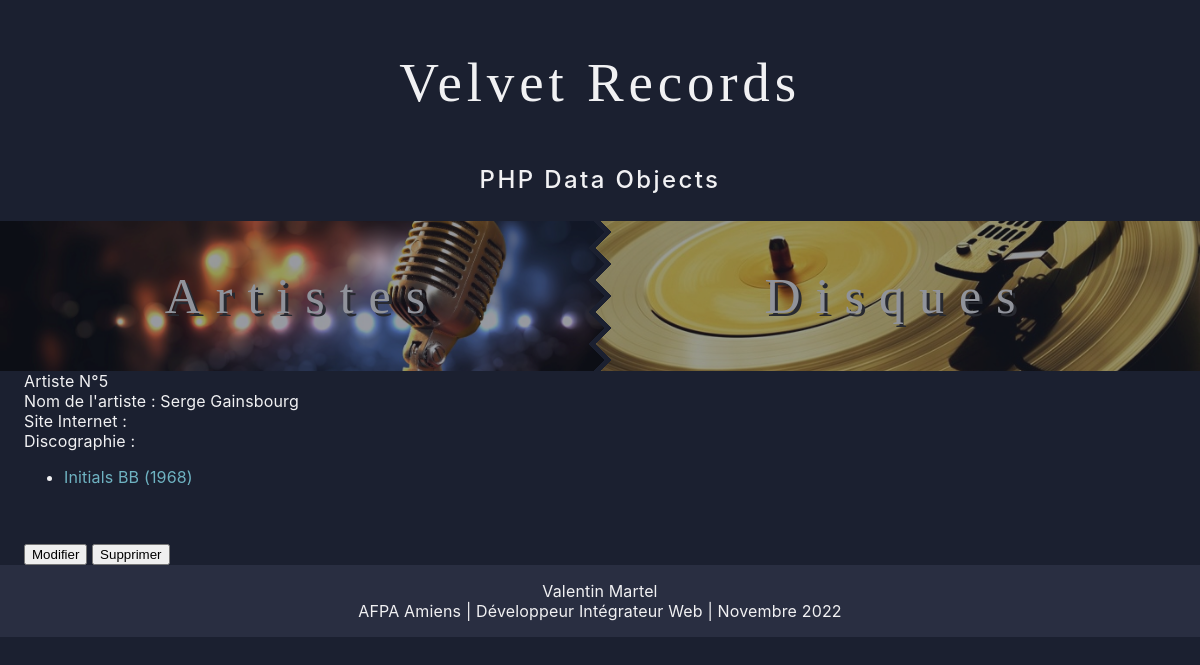
The page /tab_artists/artist_detail.php?id=5 on the database as committed earlier.
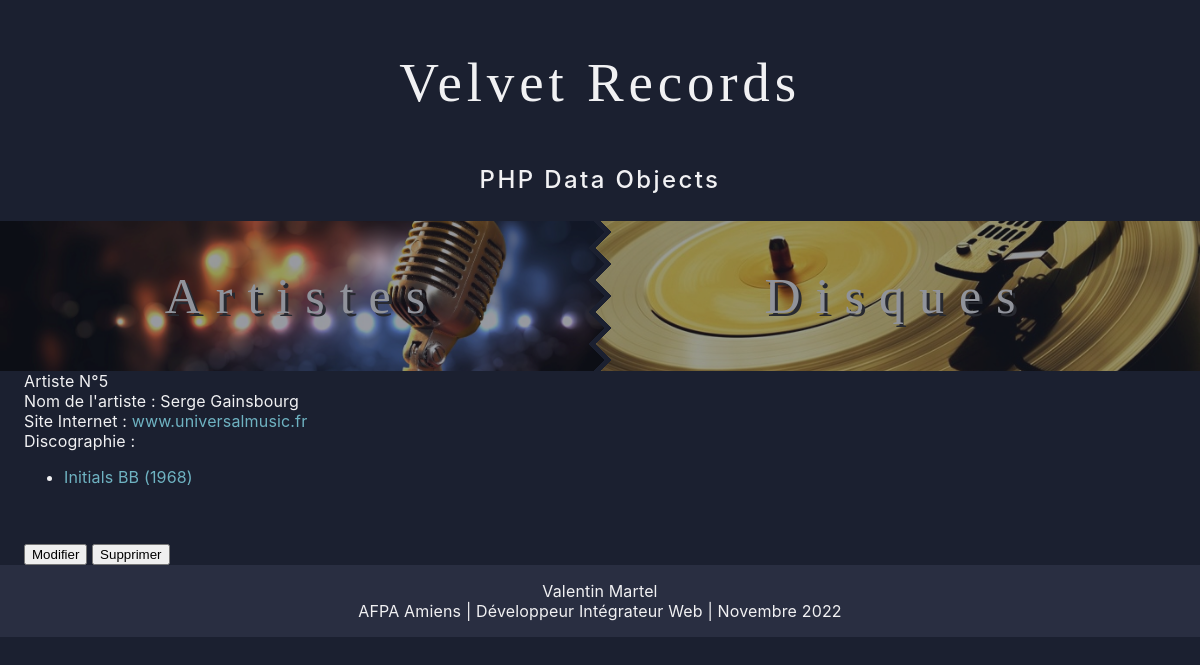
The same page on the database as committed later.
### tables this page shows
CREATE TABLE IF NOT EXISTS `artist` (
  `artist_id` int(11) NOT NULL AUTO_INCREMENT,
  `artist_name` varchar(255) DEFAULT NULL,
  `artist_url` varchar(255) DEFAULT NULL,
  `artist_picture` varchar(255) DEFAULT NULL,
  PRIMARY KEY (`artist_id`)
);

CREATE TABLE IF NOT EXISTS `disc` (
  `disc_id` int(11) NOT NULL AUTO_INCREMENT,
  `disc_title` varchar(255) DEFAULT NULL,
  `disc_year` int(11) DEFAULT NULL,
  `disc_picture` varchar(255) DEFAULT NULL,
  `disc_label` varchar(255) DEFAULT NULL,
  `disc_genre` varchar(255) DEFAULT NULL,
  `disc_price` decimal(6,2) DEFAULT NULL,
  `artist_id` int(11) DEFAULT NULL,
  PRIMARY KEY (`disc_id`),
  KEY `artist_id` (`artist_id`),
  CONSTRAINT `disc_ibfk_1` FOREIGN KEY (`artist_id`) REFERENCES `artist` (`artist_id`)
);

### tab_artists/artist_detail.php (the view, shortened to what this page needs)
<?php
    $db = connexionBase();
    $id = $_GET["id"];
    $requete = $db->prepare("SELECT * FROM artist WHERE artist_id=?");
    $requete->execute(array($id));
    $myArtist = $requete->fetch(PDO::FETCH_OBJ);
    $requete = $db->prepare("SELECT * FROM disc JOIN artist ON artist.artist_id = disc.artist_id WHERE artist.artist_id = ? ORDER BY disc_year ASC");
    $requete->execute(array($id));
    $discography = $requete->fetchAll(PDO::FETCH_OBJ);
?>
<!DOCTYPE html>
<html lang="fr">
<head>
    <link rel="stylesheet" type="text/css" media="screen" href="/back/serveur/php/PDO/assets/css/pages_content.css">
</head>
<body>
    <?php include('../structure/header.php'); ?>
    <?php include('../structure/nav.php'); ?>
    <section class="container">
        Artiste N°<?php echo $myArtist->artist_id ?>
        <br>
        Nom de l'artiste : <?= $myArtist->artist_name ?>
        <br>
        Site Internet : <a href="<?= $myArtist->artist_url ?>" target="_blank">
                            <?= (isset($myArtist->artist_url)) ? parse_url($myArtist->artist_url)['host'] : ""; ?>
                        </a>
        <br>
        Discographie :
        <?php
            if ($discography) {
                echo "<ul>";
                foreach ($discography as $disque)
                {
                    echo "<li><a href='/back/serveur/php/PDO/tab_discs/disc_details.php?id=$disque->disc_id>'>$disque->disc_title ($disque->disc_year)</a></li>";
                }
                echo "</ul>";
            }
            else {
                echo "Aucune discographie renseignée, <a href='/back/serveur/php/PDO/tab_discs/disc_new.php'>cliquez ici</a> pour ajouter un disque de cet artiste";
            }
        ?>
        <br><br>
        <a class="Modifier" href="artist_form.php?id=<?= $myArtist->artist_id ?>"><button>Modifier</button></a>
        <a class="supprimer" href="script_artist_delete.php?id=<?= $myArtist->artist_id ?>"><button>Supprimer</button></a>
    </section>
    <?php include('../structure/footer.php'); ?>
</body>
</html>

### structure/header.php
<head>
    <link rel="stylesheet" type="text/css" media="screen" href="/back/serveur/php/PDO/assets/css/header.css">
</head>
<header>
    <a href="/back/serveur/php/PDO/index.php"><h1>Velvet Records<h1></a>
    <h3>PHP Data Objects<h3>
</header>

### structure/nav.php
<head>
    <link rel="stylesheet" href="/back/serveur/php/PDO/assets/css/nav.css">
</head>
<nav class="">
    <a class="onglet artistes " href="/back/serveur/php/PDO/tab_artists/artists.php">
        <h2 class="navbar-brand">Artistes</h2>
    </a>
    <a class="onglet disques" href="/back/serveur/php/PDO/tab_discs/discs.php">
        <h2 class="navbar-brand">Disques</h2>
    </a>
</nav>

### structure/footer.php
<head>
    <link rel="stylesheet" type="text/css" media="screen" href="/back/serveur/php/PDO/assets/css/footer.css">
</head>
<footer>
    <div>Valentin Martel</div>
    <div>AFPA Amiens | Développeur Intégrateur Web | Novembre 2022</div>
</footer>

### assets/css/pages_content.css (style rules this page uses)
html { -webkit-font-smoothing: antialiased; box-sizing: border-box; text-size-adjust: 100%; }
body { margin: 0px; min-width: 345px; color: rgb(241, 241, 243); background-color: rgb(27, 32, 48); font-family: Inter, Arial; font-weight: 400; font-size: 1rem; letter-spacing: 0.01rem; text-decoration: none; }
a { width: fit-content; text-decoration: none; color: rgba(111,179,194,1); transition: color 0.125s linear; -webkit-transition: color 0.1s linear; }
h1 { font-size: 25px; margin-top: 5px; margin-bottom: 5px; }
.container { width: 100%; margin-left: auto; box-sizing: border-box; margin-right: auto; display: block; }
@media screen and (min-width: 960px) { .container { padding-left: 57px; padding-right: 57px; } }
@media screen and (min-width: 640px) { .container { padding-left: 32px; padding-right: 32px; } }
@media screen and (min-width: 0px) { .container { padding-left: 24px; padding-right: 24px; max-width: 100%; } }

### assets/css/header.css (style rules this page uses)
header { border: solid 0.1px rgb(27, 32, 48); background-color: rgb(27, 32, 48); }
header h1 { text-align: center; margin: 50px; font-family: adventureH; font-weight: 500; font-size: 55px; color: rgb(241, 241, 243); letter-spacing: 0.3rem; transition: transform 0.25s linear, letter-spacing 0.25s linear; -webkit-transition: transform 0.25s linear, letter-spacing 0.25s linear; }
header h3 { font-family: Inter, Arial; font-weight: 500; letter-spacing: 0.15rem; line-height: 2rem; font-size: 1.5rem; color: rgb(241, 241, 243); text-align: center; }

### assets/css/nav.css (style rules this page uses)
nav { --z: 16px; --s: 360px; --g: 6px; display: grid; gap: var(--g); width: 100%; grid-auto-flow: column; }
nav a { position: relative; text-decoration: none; width: 100%; height: 100px; box-sizing: border-box; }
nav .artistes { background-image: url("/back/serveur/php/PDO/assets/img/nav/artistes.jpg"); background-position: center; background-size: cover; opacity: 0.55; }
nav .disques { background-image: url("/back/serveur/php/PDO/assets/img/nav/disques.jpg"); background-position: center; background-size: cover; opacity: 0.55; }
nav > a { width: 0; min-width: calc(100% + var(--z)/2); height: 150px; object-fit: cover; -webkit-mask: var(--mask); mask: var(--mask); cursor: pointer; transition: .55s; }
nav > a:first-child { place-self: start; --mask: conic-gradient(from -135deg at right,#0000,#000 1deg 89deg,#0000 90deg) 50%/100% calc(2*var(--z)) repeat-y; }
nav > a:last-child { place-self: end; --mask: conic-gradient(from 45deg at left ,#0000,#000 1deg 89deg,#0000 90deg) 50% calc(50% - var(--z))/100% calc(2*var(--z)) repeat-y; }
nav h2 { display: flex; justify-content: center; align-items: center; position: relative; margin-top: 0px; height: 100%; font-family: adventure; font-weight: 50; font-size: 50px; letter-spacing: 15px; color: rgb(241, 241, 243); text-shadow: 3px 3px #333; transition: all 0.25s linear; -webkit-transition: all 0.25s linear; }

### assets/css/footer.css (style rules this page uses)
footer { display: flex; flex-direction: column; align-items: center; padding: 1rem; background-color: rgb(41, 46, 65); color: rgb(241, 241, 243); }

Rows that differ between the two databases and show on the page:
changed artist "Serge Gainsbourg": artist_url (not shown) → "www.universalmusic.fr"
